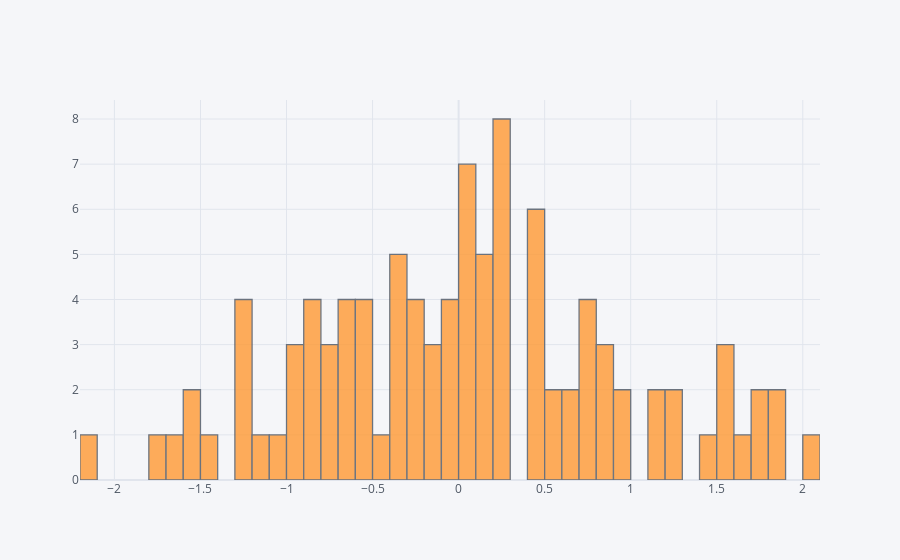

Notebook source saved alongside this figure:
### Code cell
df['A'].iplot(kind='hist',bins=50)

### Figure 1 — Plotly figure (JSON) as saved in the notebook; plotly's stock layout.template omitted (floating-point values rounded to 4 significant figures)
{"data": [{"histfunc": "count", "histnorm": "", "marker": {"color": "rgba(255, 153, 51, 1.0)", "line": {"color": "#4D5663", "width": 1.3}}, "name": "A", "nbinsx": 50, "opacity": 0.8, "orientation": "v", "type": "histogram", "x": [1.14, -0.7847, -0.796, 0.5424, 1.254, 0.7075, 0.1176, -1.297, 0.493, -0.6076, 0.025, -0.3417, -0.6935, -1.184, -0.08489, -0.3985, 1.507, -1.279, -0.5366, -0.2846, 1.425, 0.04232, 0.8815, 0.6491, -0.03913, 1.645, 0.009518, 0.2958, 0.5658, 1.252, 0.2625, -0.09361, -0.2342, -0.8343, -0.5266, 0.6367, -0.8595, -0.9089, 0.2651, -0.5473, -0.9123, -0.4022, -1.545, 0.008145, 1.182, 0.4916, 0.4382, 0.4523, -1.231, 0.1409, 1.764, 0.2746, -1.087, 0.09166, 0.468, -1.562, 0.7796, 1.723, -0.3389, -0.829, 0.2544, 0.4462, 1.52, 0.7874, 1.535, -1.424, 0.8257, 0.8579, 1.827, -0.85, -0.6335, -0.2702, 0.9938, -0.7501, 0.1656, 0.04034, 0.2724, 0.04248, -0.359, 0.2896, -0.1035, -1.651, 1.869, -0.1765, 0.2039, 0.1545, 2.092, -0.02078, -1.214, 0.129, -0.6156, -0.5451, 0.7023, 0.9231, -0.1784, -2.158, -0.9586, -1.724, -0.3165, -0.2646]}], "layout": {"barmode": "overlay", "legend": {"bgcolor": "#F5F6F9", "font": {"color": "#4D5663"}}, "paper_bgcolor": "#F5F6F9", "plot_bgcolor": "#F5F6F9", "title": {"font": {"color": "#4D5663"}}, "xaxis": {"gridcolor": "#E1E5ED", "showgrid": true, "tickfont": {"color": "#4D5663"}, "title": {"font": {"color": "#4D5663"}, "text": ""}, "zerolinecolor": "#E1E5ED"}, "yaxis": {"gridcolor": "#E1E5ED", "showgrid": true, "tickfont": {"color": "#4D5663"}, "title": {"font": {"color": "#4D5663"}, "text": ""}, "zerolinecolor": "#E1E5ED"}}}
